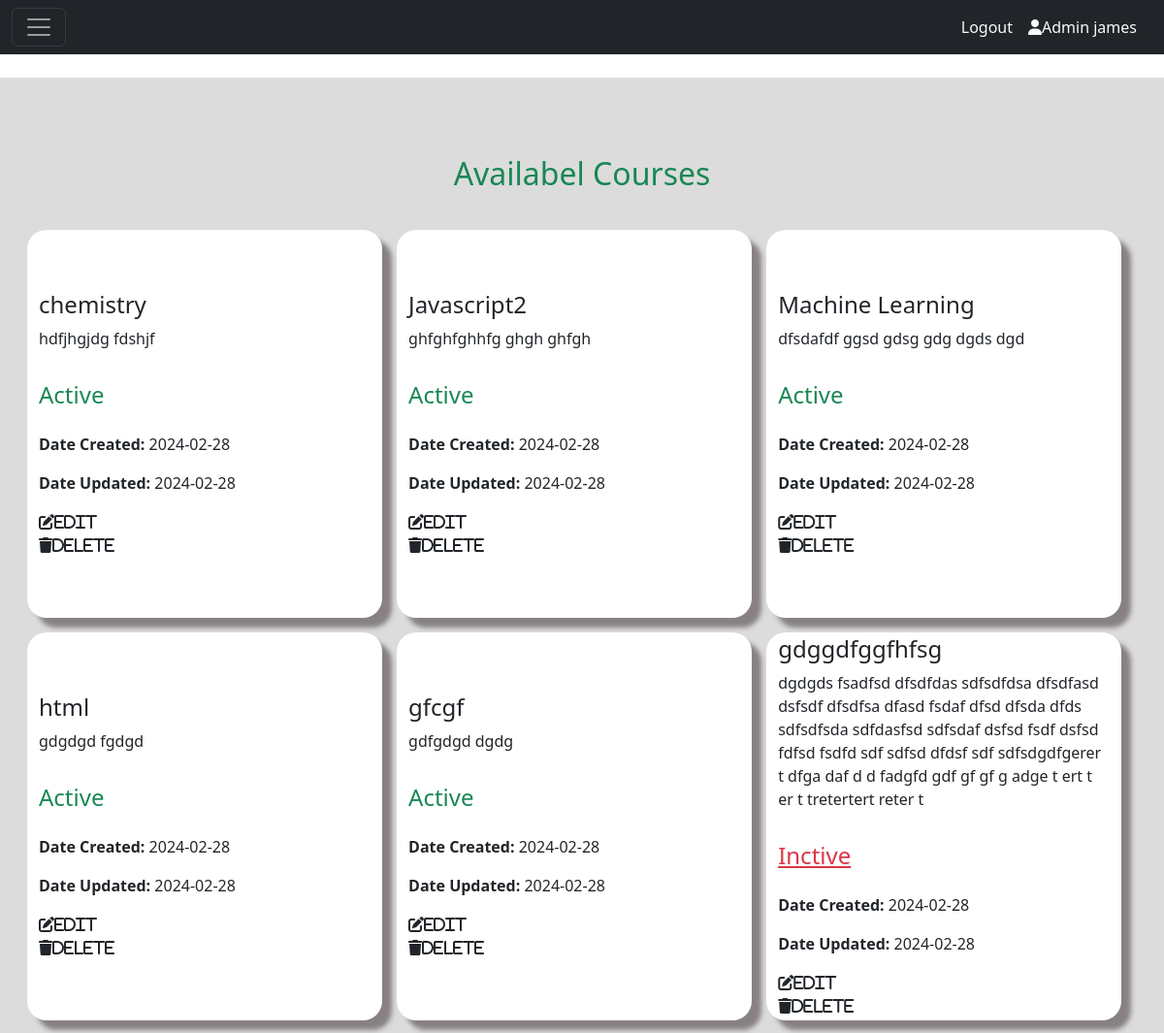
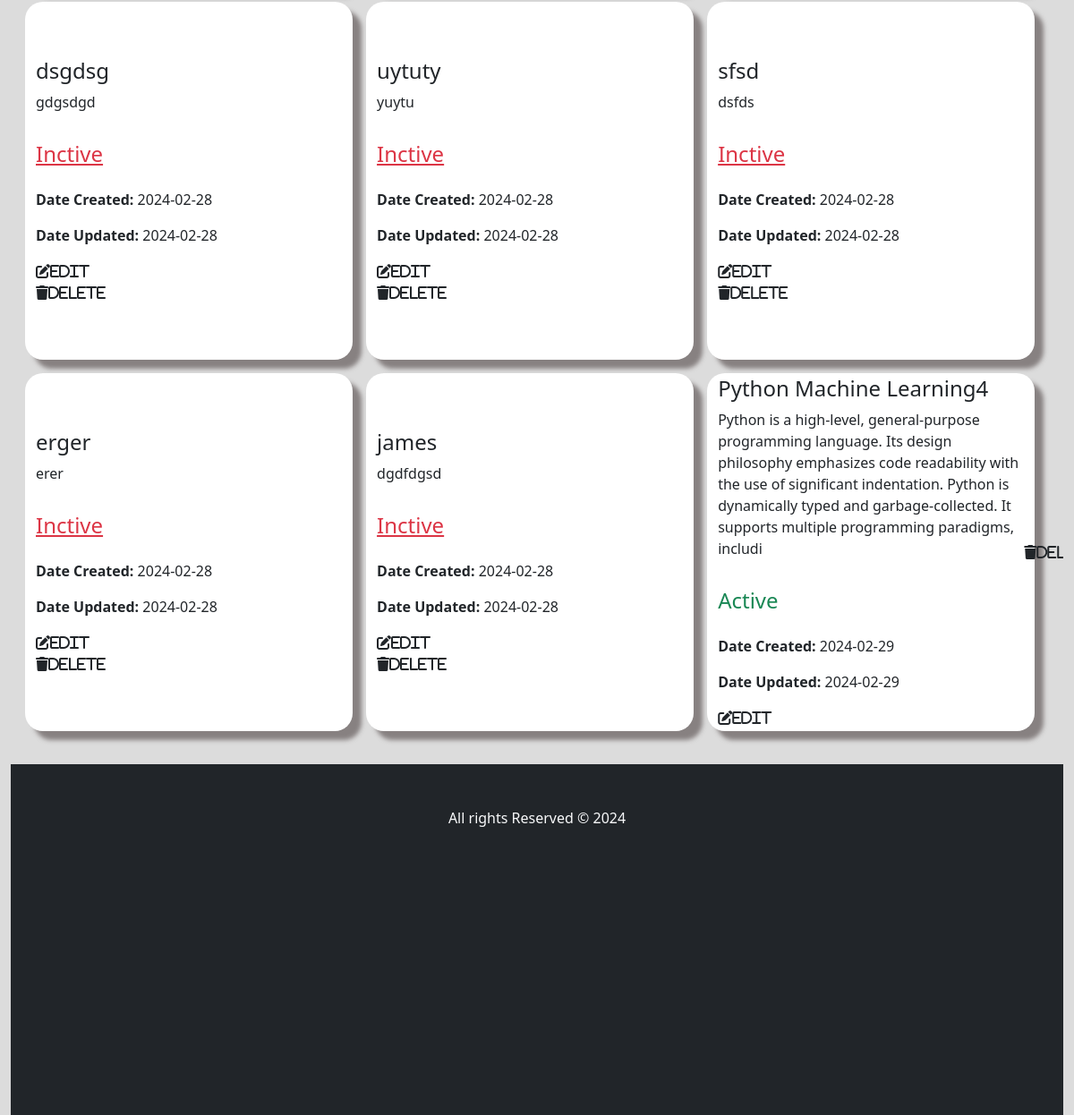
The app's page /admin/courses.php (signed in) with its own data (2 pictures, top to bottom).
### tables this page shows
CREATE TABLE `course_list` (
  `course_id` int(25) NOT NULL,
  `tutor_id` int(25) NOT NULL,
  `course_name` char(255) NOT NULL,
  `course_description` char(255) NOT NULL,
  `course_status` char(30) NOT NULL,
  `date_created` date NOT NULL,
  `date_updated` date NOT NULL
);

### admin/courses.php (the view, shortened to what this page needs)
<?php
    include("../connection.php");
?>
<!DOCTYPE html>
<html lang="en">
<head>
    <link rel="stylesheet" href="https://cdnjs.cloudflare.com/ajax/libs/font-awesome/6.5.1/css/all.min.css"
 />
    <link href="https://cdn.jsdelivr.net/npm/bootstrap@5.3.2/dist/css/bootstrap.min.css" rel="stylesheet">
    <link rel="stylesheet" href="../course.css"/>
</head>
<body>
<nav class="navbar navbar-dark bg-dark fixed-top">
  <div class="container-fluid">
    <button class="navbar-toggler" type="button" data-bs-toggle="offcanvas" data-bs-target="#offcanvasDarkNavbar" aria-controls="offcanvasDarkNavbar" aria-label="Toggle navigation">
      <span class="navbar-toggler-icon"></span>
    </button>
    <div class="d-flex flex-row-reverse">
      <?php if(!isset($_SESSION['tutor_fname'])) : ?>
        <a class="nav-link text-light me-3" href="/Auth/login.php"><i class="fa-solid fa-user"></i>Admin  </a>
        <a class="nav-link text-light me-3" href="./Auth/login.php">Login</a>
      <?php else : ?>
        <a class="nav-link text-light me-3" href="profile.php"><i class="fa-solid fa-user"></i>Admin <?php echo $_SESSION['tutor_fname']; ?></a>
        <a class="nav-link text-light me-3" href="logout.php">Logout</a>
      <?php endif; ?>
    </div>
  </div>
</nav>
<div class="container-fluid d-flex content">
    <h2 class=" text-success w-100 text-center col-12">Availabel Courses</h2>
        <div class="row courses">
        <?php
    $select_course= "select * from `course_list`";
    $course_result = mysqli_query($con, $select_course);
    while($fetch_course = mysqli_fetch_assoc($course_result)){
    $course_id=$fetch_course['course_id'];
    $course_name = $fetch_course['course_name'];
    $course_description = $fetch_course['course_description'];
    $course_status =$fetch_course['course_status'];
    $date_created= $fetch_course['date_created'];
    $date_updated=$fetch_course['date_updated'];
      if($course_status==='pending'){
          $course_status='Inactive';
      }else{
          $course_status='Active';
      }
?>
<div class=" webdesign">
    <h4><?php echo $course_name; ?></h4>
      <p><?php echo $course_description; ?></p>
    <P class="d-flex  gap-2">
      <?php
      if($course_status=='Active'){
        echo "<td class='text-success'><h4  class='text-success'>Active</h4></td>";
        }else{
            echo "<td class='bg-secondary text-light'><a href='confirm.php?course_id=$course_id' class='text-danger'><h4  class='text-danger'>Inctive</h4></a></td>
            </tr>";
        }
    ?>
  </P>
    <P><b>Date Created:</b>    <?php echo $date_created; ?></P>
    <P><b>Date Updated: </b>   <?php echo $date_updated; ?></P>
    <a href='Sidebar.php?editcourse=<?php echo $course_id; ?>' class='text-dark'> <i class='fa-solid fa-pen-to-square'>Edit</i> </a>
    <a href='Sidebar.php?deletecourse=<?php echo $course_id; ?>' class='text-dark'><i class='fa-solid fa-trash'>Delete</i></a>
</div>
<?php
}
?>
        </div>
        <footer class=" bg-dark">
               <p class="text-light text-center">All rights Reserved &copy; 2024</p>
       </footer>
</body>
</html>

### course.css (style rules this page uses)
.content { margin-top: 5rem; height: 100vh; width: 100%; background-color: gainsboro; flex-wrap: wrap; overflow-y: scroll; padding-top: 5rem; }
body { overflow: hidden; }
.courses { margin-bottom: 2rem; display: flex; align-items: center; justify-content: start; flex-wrap: wrap; margin: auto; gap: 15px; width: 100%; padding: 1rem ; overflow: hidden; }
.webdesign { box-shadow: 10px 10px 5px 0px rgba(107,99,99,0.75); -webkit-box-shadow: 10px 10px 5px 0px rgba(107,99,99,0.75); -moz-box-shadow: 10px 10px 5px 0px rgba(107,99,99,0.75); display: flex; justify-content: center; flex-wrap: wrap; background-color: #fff; flex-direction: column; height: 25rem; width: 32%; border-radius: 20px; }
footer { margin-top: 1rem; height: 20vh; width: 100%; }
footer >p { padding-top: 3rem; }

### records on screen
course_list: course_name "chemistry", course_description "hdfjhgjdg fdshjf", course_status "Active", date_created "2024-02-28", date_updated "2024-02-28"
course_list: course_name "Javascript2", course_description "ghfghfghhfg ghgh ghfgh", course_status "Active", date_created "2024-02-28", date_updated "2024-02-28"
course_list: course_name "Machine Learning", course_description "dfsdafdf ggsd gdsg gdg dgds dgd", course_status "Active", date_created "2024-02-28", date_updated "2024-02-28"
course_list: course_name "html", course_description "gdgdgd fgdgd", course_status "Active", date_created "2024-02-28", date_updated "2024-02-28"
course_list: course_name "gfcgf", course_description "gdfgdgd dgdg", course_status "Active", date_created "2024-02-28", date_updated "2024-02-28"
course_list: course_name "gdggdfggfhfsg", course_description "dgdgds fsadfsd dfsdfdas sdfsdfdsa dfsdfasd dsfsdf dfsdfsa dfasd fsdaf dfsd dfsda dfds sdfsdfsda sdfdasfsd sdfsdaf dsfsd fsdf dsfsd fdfsd fsdfd sdf sdfsd dfdsf sdf sdfsdgdfgerer t dfga daf d d fadgfd gdf gf gf g adge t ert t er t tretertert reter t", date_created "2024-02-28", date_updated "2024-02-28"
course_list: course_name "dsgdsg", course_description "gdgsdgd", date_created "2024-02-28", date_updated "2024-02-28"
course_list: course_name "uytuty", course_description "yuytu", date_created "2024-02-28", date_updated "2024-02-28"
course_list: course_name "sfsd", course_description "dsfds", date_created "2024-02-28", date_updated "2024-02-28"
course_list: course_name "erger", course_description "erer", date_created "2024-02-28", date_updated "2024-02-28"
course_list: course_name "james", course_description "dgdfdgsd", date_created "2024-02-28", date_updated "2024-02-28"
course_list: course_name "Python Machine Learning4", course_description "Python is a high-level, general-purpose programming language. Its design philosophy emphasizes code readability with the use of significant indentation. Python is dynamically typed and garbage-collected. It supports multiple programming paradigms, includi", course_status "Active", date_created "2024-02-29", date_updated "2024-02-29"

### other values on screen
$_SESSION['tutor_fname'] "james"
